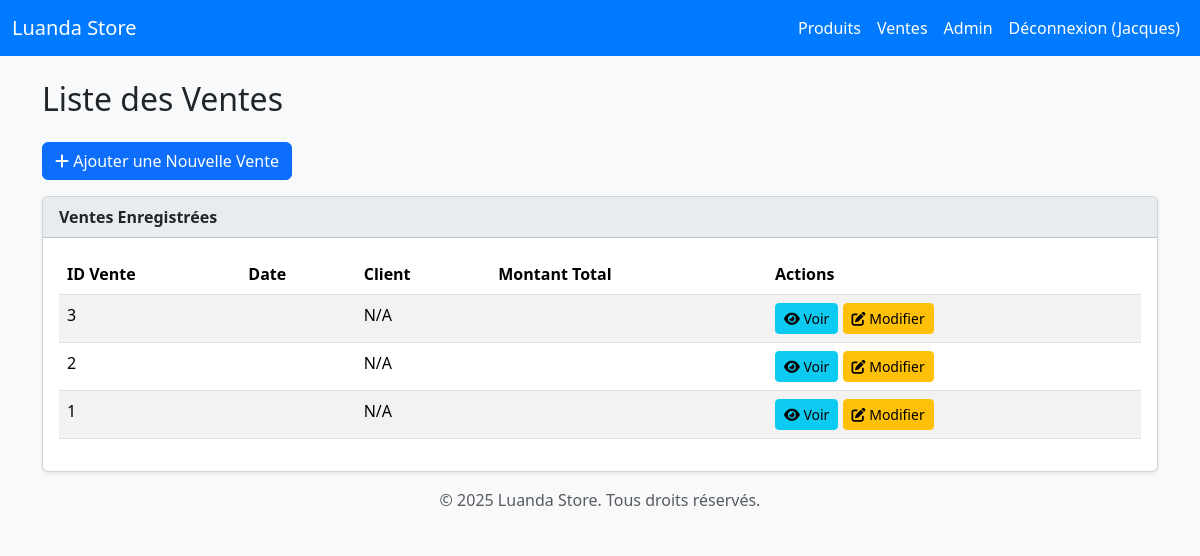
Page /sales/list/ (signed in) on the committed database.
### users/models.py (models this page shows, shortened)
class User(AbstractUser):
    ROLE_ADMIN = 'admin'
    ROLE_SELLER = 'seller'
    USER_ROLES = [
        (ROLE_ADMIN, _('Admin principal')),
        (ROLE_SELLER, _('Vendeur')),
    ]
    role = models.CharField(
        max_length=10,
        choices=USER_ROLES,
        default=ROLE_SELLER,
        verbose_name=_("Rôle")
    )
    boutique = models.ForeignKey(
        Boutique,
        on_delete=models.SET_NULL,
        null=True,
        blank=True,
        related_name='users',
        verbose_name=_("Boutique assignée")
    )
    groups = models.ManyToManyField(
        'auth.Group',
        verbose_name=_('groups'),
        blank=True,
        help_text=_(
            'The groups this user belongs to. A user will get all permissions '
            'granted to each of their groups.'
        ),
        related_name="custom_user_set", # <--- AJOUTEZ CETTE LIGNE
        related_query_name="custom_user",
    )
    user_permissions = models.ManyToManyField(
        'auth.Permission',
        verbose_name=_('user permissions'),
        blank=True,
        help_text=_('Specific permissions for this user.'),
        related_name="custom_user_permissions_set", # <--- AJOUTEZ CETTE LIGNE
        related_query_name="custom_user_permission",
    )
    class Meta:
        verbose_name = _("Utilisateur")
        verbose_name_plural = _("Utilisateurs")

### sales/models.py (models this page shows, shortened)
class Vente(models.Model):
    seller = models.ForeignKey(
        User,
        on_delete=models.SET_NULL, # Si le vendeur est supprimé, la vente n'est pas supprimée, mais l'info du vendeur disparaît
        null=True,
        blank=True,
        related_name='sales',
        verbose_name=_("Vendeur")
    )
    boutique = models.ForeignKey(
        Boutique,
        on_delete=models.CASCADE, # Si la boutique est supprimée, toutes ses ventes sont supprimées (logique, la vente s'est faite là)
        related_name='sales',
        verbose_name=_("Boutique")
    )
    sale_date = models.DateTimeField(default=timezone.now, verbose_name=_("Date de vente"))
    total_amount = models.DecimalField(max_digits=10, decimal_places=2, default=0.00, verbose_name=_("Montant total"))
    class Meta:
        verbose_name = _("Vente")
        verbose_name_plural = _("Ventes")
        ordering = ['-sale_date'] # Ordonne par date de vente la plus récente

### sales/views.py (the view)
# urls.py: path('list/', views.VenteListView.as_view(), name='vente_list'),
class VenteListView(LoginRequiredMixin, ListView):
    model = Vente
    template_name = 'sales/vente_list.html'
    context_object_name = 'ventes'
    ordering = ['-sale_date'] # Les ventes les plus récentes en premier
    def get_context_data(self, **kwargs):
        context = super().get_context_data(**kwargs)
        context['page_title'] = "Liste des Ventes"
        return context

### sales/templates/sales/vente_list.html (shortened to what this page needs)
{% load i18n %}
<!DOCTYPE html>
<html lang="fr">
<head>
    <link href="https://cdn.jsdelivr.net/npm/bootstrap@5.3.3/dist/css/bootstrap.min.css" rel="stylesheet">
    <link rel="stylesheet" href="https://cdnjs.cloudflare.com/ajax/libs/font-awesome/6.5.2/css/all.min.css">
</head>
<body>
    <nav class="navbar navbar-expand-lg navbar-dark">
        <div class="container-fluid">
            <a class="navbar-brand" href="/">Luanda Store</a>
            <div class="collapse navbar-collapse" id="navbarNav">
                <ul class="navbar-nav ms-auto">
                    <li class="nav-item">
                        <a class="nav-link" href="{% url 'products:product_list' %}">{% trans "Produits" %}</a>
                    </li>
                    <li class="nav-item">
                        <a class="nav-link active" aria-current="page" href="{% url 'sales:vente_list' %}">{% trans "Ventes" %}</a>
                    </li>
                    <li class="nav-item">
                        <a class="nav-link" href="{% url 'admin:index' %}">{% trans "Admin" %}</a>
                    </li>
                    {% if user.is_authenticated %}
                        <li class="nav-item">
                            <a class="nav-link" href="{% url 'users:logout' %}">{% trans "Déconnexion" %} ({{ user.username }})</a>
                        </li>
                    {% else %}
                        <li class="nav-item">
                            <a class="nav-link" href="{% url 'users:login' %}">{% trans "Connexion" %}</a>
                        </li>
                    {% endif %}
                </ul>
            </div>
        </div>
    </nav>
    <div class="container mt-4">
        <h2 class="mb-4">{% trans "Liste des Ventes" %}</h2>
        <div class="mb-3">
            <a href="{% url 'sales:vente_create' %}" class="btn btn-primary">
                <i class="fas fa-plus"></i> {% trans "Ajouter une Nouvelle Vente" %}
            </a>
        </div>
        {% if object_list %}
            <div class="card shadow-sm">
                <div class="card-header">
                    {% trans "Ventes Enregistrées" %}
                </div>
                <div class="card-body">
                    <div class="table-responsive">
                        <table class="table table-striped table-hover">
                            <thead>
                                <tr>
                                    <th>{% trans "ID Vente" %}</th>
                                    <th>{% trans "Date" %}</th>
                                    <th>{% trans "Client" %}</th>
                                    <th>{% trans "Montant Total" %}</th>
                                    <th>{% trans "Actions" %}</th>
                                </tr>
                            </thead>
                            <tbody>
                                {% for vente in object_list %}
                                    <tr>
                                        <td>{{ vente.pk }}</td>
                                        <td>{{ vente.date_vente|date:"d/m/Y H:i" }}</td>
                                        <td>{{ vente.client.full_name|default:"N/A" }}</td>
                                        <td>{{ vente.montant_total }}</td>
                                        <td>
                                            <a href="{% url 'sales:vente_detail' vente.pk %}" class="btn btn-info btn-sm">
                                                <i class="fas fa-eye"></i> {% trans "Voir" %}
                                            </a>
                                            <a href="{% url 'sales:vente_edit' vente.pk %}" class="btn btn-warning btn-sm">
                                                <i class="fas fa-edit"></i> {% trans "Modifier" %}
                                            </a>
                                        </td>
                                    </tr>
                                {% endfor %}
                            </tbody>
                        </table>
                    </div>
                </div>
            </div>
        {% else %}
            <div class="alert alert-info">
                {% trans "Aucune vente n'a encore été enregistrée." %}
            </div>
        {% endif %}
    </div>
    <footer class="footer mt-auto py-3 bg-light">
        <div class="container text-center">
            <span class="text-muted">© {% now "Y" %} Luanda Store. Tous droits réservés.</span>
        </div>
    </footer>
</body>
</html>

### sales/templates/sales/vente_list.html (style rules this page uses)
body { background-color: #f8f9fa; }
.navbar { background-color: #007bff; }
.navbar-brand, .nav-link { color: white !important; }
.card-header { background-color: #e9ecef; font-weight: bold; }

### rows in the picture
User: username "Jacques"
Vente: pk "3", client.full_name "N/A"
Vente: pk "2", client.full_name "N/A"
Vente: pk "1", client.full_name "N/A"
